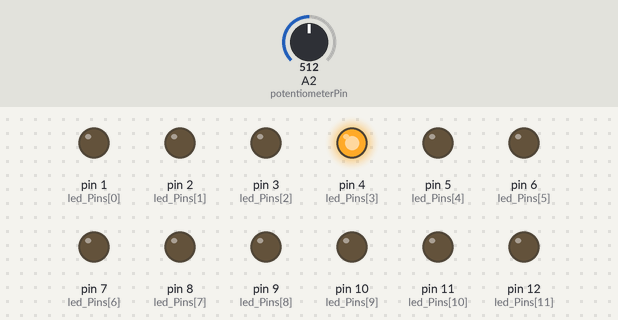
Simulated run of this sketch. Board: Arduino Uno, built with avr-gcc and run on an emulated ATmega328P. Parts: output pins drawn as LEDs (lit = HIGH). The test bench sets the inputs (shaded band); at power-on: A2 (potentiometerPin) = 512.

Above: at 0.96 s.
4.2 s: A2 (potentiometerPin) set to 306
At 4.53 s:
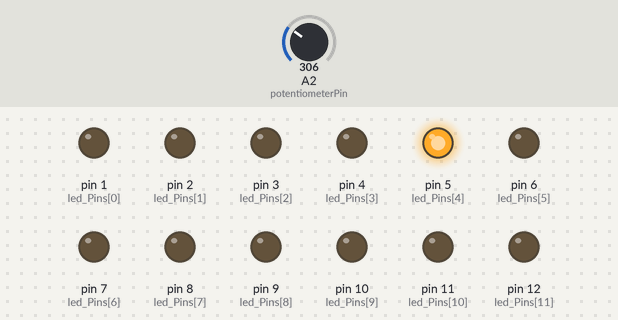
At 6.78 s:
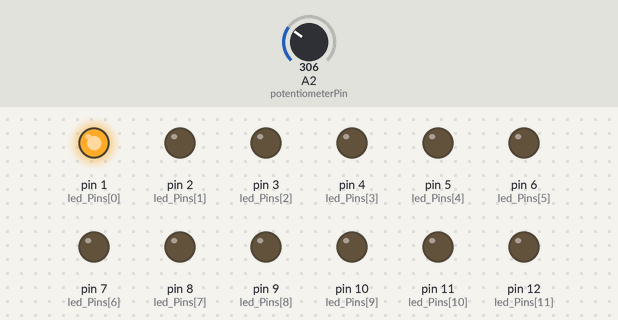
12.4 s: A2 (potentiometerPin) set to 122
At 16.05 s:
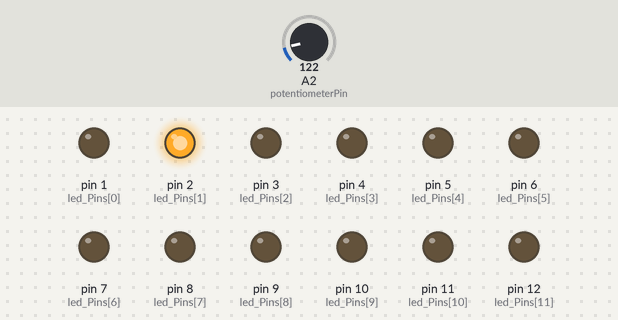
16.6 s: A2 (potentiometerPin) set to 40
Timing chart, 0 to 26.8 s (numbered marks = the images above; inputs shaded):
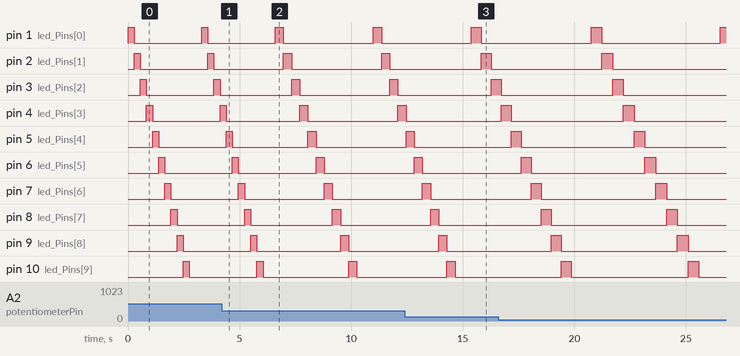

The sketch:

led_ring.ino
```cpp
const byte led_Pin_Count = 12; // // the number of leds (i.e. the length of the array)
byte led_Pins[] = {1, 2, 3, 4, 5, 6, 7, 8, 9, 10, 11, 12}; //an array of pin numbers to which LEDs are attached
int potentiometerPin = A2;   // The LDR is connected to analog pin 3
int minSpeed = 500; // put a high value
int maxSpeed = 50;  // put a low value

void setup()
    {
       for(int i = 0; i < led_Pin_Count; i++)   // set all LEDs to output
          {
	    pinMode(led_Pins[i], OUTPUT);
	  }
    }

void loop()
    {
       int pot_Val = potentiometerValue();   //this variable will store the ldr value
       for(int i = 0; i < led_Pin_Count; i++)
          {
	    digitalWrite(led_Pins[i], HIGH);
            int speed = map(pot_Val, 0, 1023, minSpeed, maxSpeed);  //map the ldr value to minimum and maximum speed
            delay(speed);
	    digitalWrite(led_Pins[i], LOW);
	  }
    }

//function to calculate potentiometer value
int potentiometerValue()
   {
    int val = analogRead(potentiometerPin);
    return val;
   }
```

Measured:
- after the input at 4.2 s, pin 1 (led_Pins[0]): HIGH → LOW after 2.8 s, → HIGH 4.0 s later, → LOW 0.37 s later; pin 2 (led_Pins[1]): alternates HIGH for 0.37 s and LOW for 4.0 s, starting after 2.8 s; pin 3 (led_Pins[2]): alternates HIGH for 0.37 s and LOW for 4.0 s, starting after 3.1 s
- by itself, pin 1 (led_Pins[0]), pin 2 (led_Pins[1]), pin 3 (led_Pins[2]): alternates HIGH for 0.28 s and LOW for 3.0 s
- by itself, pin 4 (led_Pins[3]): alternates HIGH for 0.47 s and LOW for 5.0 s
- by itself, pin 5 (led_Pins[4]), pin 6 (led_Pins[5]), pin 7 (led_Pins[6]): alternates HIGH for 0.47 s and LOW for 5.1 s
- by itself, pin 8 (led_Pins[7]), pin 9 (led_Pins[8]), pin 10 (led_Pins[9]): alternates HIGH for 0.47 s and LOW for 5.2 s
- by itself, pin 11 (led_Pins[10]), pin 12 (led_Pins[11]): alternates HIGH for 0.47 s and LOW for 5.3 s
